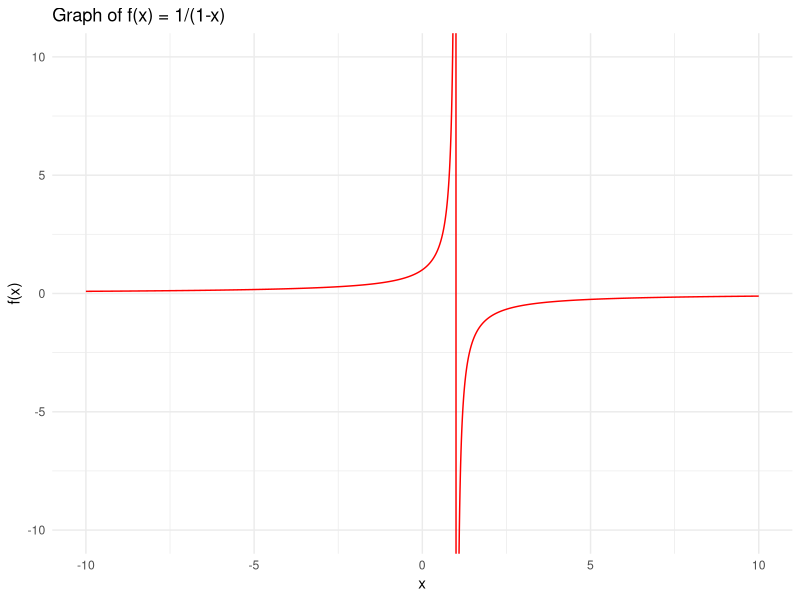
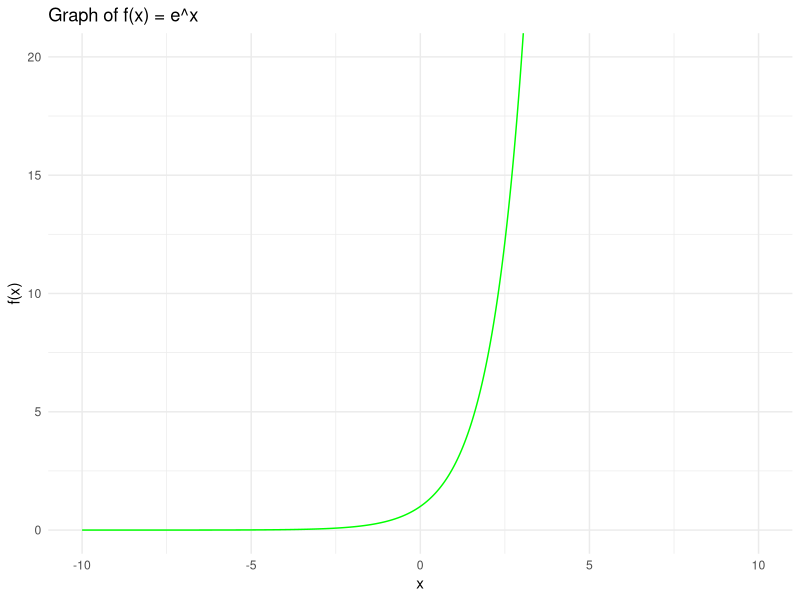
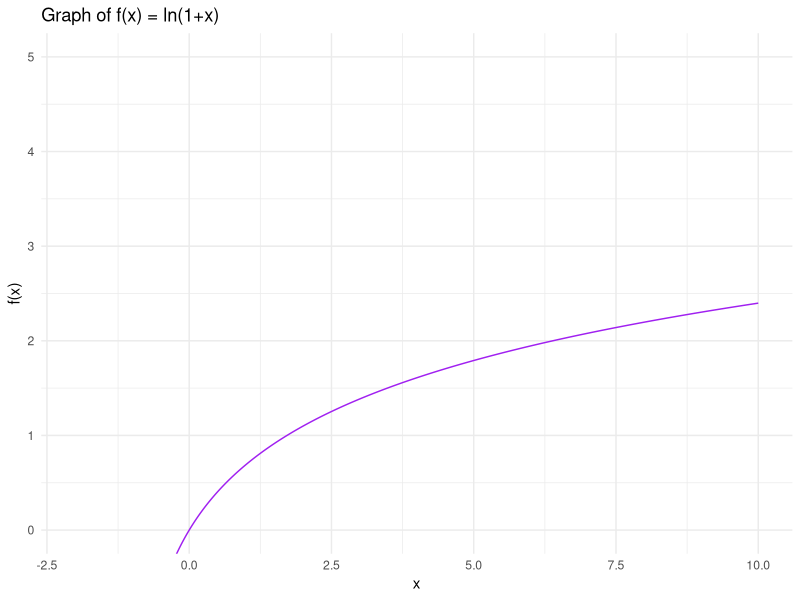
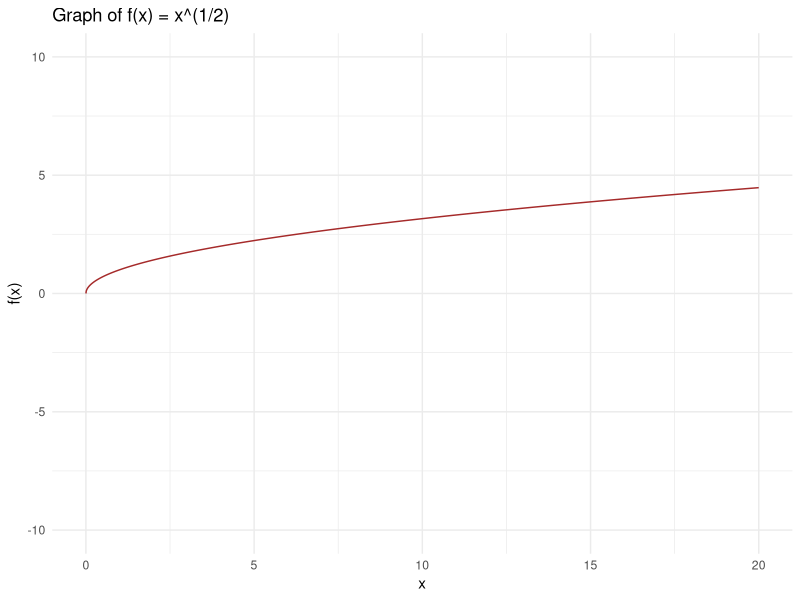

Here is the R script that generated these plots, in order:
## ---- chunk 1
knitr::opts_chunk$set(echo = TRUE)
## ---- chunk 2
library(ggplot2)
library(Deriv)

## ---- chunk 3

x1 = seq(-10, 10, by = 0.01)

y1 = 1 / (1 - x1)

data1 = data.frame(x1, y1)

ggplot(data1, aes(x1, y1)) + 
    geom_line(color = "red") + 
    ggtitle("Graph of f(x) = 1/(1-x)") +
    xlab("x") + 
    ylab("f(x)") +
    coord_cartesian(xlim=c(-10,10), ylim = c(-10, 10)) +  # Adjust y-axis limits
    theme_minimal()

## ---- chunk 4

# Define the original function and its derivatives
f1 = expression(1 / (1 - x))
d1 = D(f1, "x")
d2 = D(d1, "x")
d3 = D(d2, "x")
d4 = D(d3, "x")
d5 = D(d4, "x")

# Evaluate each derivative at x = 0
f1_0 = eval(f1, list(x = 0))
d1_0 = eval(d1, list(x = 0))
d2_0 = eval(d2, list(x = 0))
d3_0 = eval(d3, list(x = 0))
d4_0 = eval(d4, list(x = 0))
d5_0 = eval(d5, list(x = 0))

#Taylor expansion function
taylor_expansion1 = function(x) {
  f1_0 + d1_0 * x + d2_0 * x^2 / factorial(2) + d3_0 * x^3 / factorial(3) +
    d4_0 * x^4 / factorial(4) + d5_0 * x^5 / factorial(5)
}

# original function
f_original1 = function(x) {
  1 / (1 - x)
}

eval1=0

eval1_orig=eval(f_original1(eval1))

eval1_taylor=eval(taylor_expansion1(eval1))

cat("When centered at X=", eval1, "\n the original function outputs:",eval1_orig,". \n", "the taylor expansion outputs:", eval1_taylor,".\n" )
## ---- chunk 5

x2 = seq(-10, 10, by = 0.01)

y2 = exp(x2)

data2 = data.frame(x2, y2)

ggplot(data2, aes(x2, y2)) + 
    geom_line(color = "green") + 
    ggtitle("Graph of f(x) = e^x") +
    xlab("x") + 
    ylab("f(x)") +
    coord_cartesian(xlim=c(-10,10), ylim = c(0, 20)) + 
    theme_minimal()

## ---- chunk 6

# Define the original function and its derivatives
f2 = expression(exp(x))
d21 = D(f2, "x")
d22 = D(d21, "x")
d23 = D(d22, "x")
d24 = D(d23, "x")
d25 = D(d24, "x")

# Evaluate each derivative at x = 0
f2_0 = eval(f2, list(x = 0))
d21_0 = eval(d21, list(x = 0))
d22_0 = eval(d22, list(x = 0))
d23_0 = eval(d23, list(x = 0))
d24_0 = eval(d24, list(x = 0))
d25_0 = eval(d25, list(x = 0))

#Taylor expansion function
taylor_expansion2 = function(x) {
  f2_0 + d21_0 * x + d22_0 * x^2 / factorial(2) + d23_0 * x^3 / factorial(3) +
    d24_0 * x^4 / factorial(4) + d25_0 * x^5 / factorial(5)
}

# original function
f_original2 = function(x) {
  exp(x)
}

eval2=0

eval2_orig=eval(f_original2(eval2))

eval2_taylor=eval(taylor_expansion2(eval2))

cat("When centered at X=", eval2, "\n the original function outputs:",eval2_orig,". \n", "the taylor expansion outputs:", eval2_taylor,".\n" )
## ---- chunk 7

x3 = seq(-10, 10, by = 0.01)

y3 = log(1+x3)

data3 = data.frame(x3, y3)

ggplot(data3, aes(x3, y3)) + 
    geom_line(color = "purple") + 
    ggtitle("Graph of f(x) = ln(1+x)") +
    xlab("x") + 
    ylab("f(x)") +
    coord_cartesian(xlim=c(-2,10),ylim = c(0, 5)) + 
    theme_minimal()

## ---- chunk 8

# Define the original function and its derivatives
f3 = expression(log(1+x))
d31 = D(f3, "x")
d32 = D(d31, "x")
d33 = D(d32, "x")
d34 = D(d33, "x")
d35 = D(d34, "x")

# Evaluate each derivative at x = 0
f3_0 = eval(f3, list(x = 0))
d31_0 = eval(d31, list(x = 0))
d32_0 = eval(d32, list(x = 0))
d33_0 = eval(d33, list(x = 0))
d34_0 = eval(d34, list(x = 0))
d35_0 = eval(d35, list(x = 0))

#Taylor expansion function
taylor_expansion3 = function(x) {
  f3_0 + d31_0 * x + d32_0 * x^2 / factorial(2) + d33_0 * x^3 / factorial(3) +
    d34_0 * x^4 / factorial(4) + d35_0 * x^5 / factorial(5)
}

# original function
f_original3 = function(x) {
  log(1-x)
}

eval3=0

eval3_orig=eval(f_original3(eval3))

eval3_taylor=eval(taylor_expansion3(eval3))

cat("When centered at X=", eval3, "\n the original function outputs:",eval3_orig,". \n", "the taylor expansion outputs:", eval3_taylor,".\n" )
## ---- chunk 9

x4 = seq(0, 20, by = 0.01)

y4 = x4^0.5

data4 = data.frame(x4, y4)

ggplot(data4, aes(x4, y4)) + 
    geom_line(color = "brown") + 
    ggtitle("Graph of f(x) = x^(1/2)") +
    xlab("x") + 
    ylab("f(x)") +
    coord_cartesian(xlim=c(0,20),ylim = c(-10, 10)) + 
    theme_minimal()

## ---- chunk 10


f_original4 = function(x) x^0.5


d41 = Deriv(f_original4, "x")
d42 = Deriv(d41, "x")
d43 = Deriv(d42, "x")
d44 = Deriv(d43, "x")
d45 = Deriv(d44, "x")
d46 = Deriv(d45, "x")

# Evaluate each derivative at x = 1
eval_point = 1
d41_0 = d41(eval_point)
d42_0 = d42(eval_point)
d43_0 = d43(eval_point)
d44_0 = d44(eval_point)
d45_0 = d45(eval_point)
d46_0 = d46(eval_point)


taylor_expansion4 = function(x) {
  f_original4(eval_point) + 
  d41_0 * (x - eval_point) +
  d42_0 / factorial(2) * (x - eval_point)^2 +
  d43_0 / factorial(3) * (x - eval_point)^3 +
  d44_0 / factorial(4) * (x - eval_point)^4 +
  d45_0 / factorial(5) * (x - eval_point)^5 +
  d46_0 / factorial(6) * (x - eval_point)^6
}

# Evaluate at x = 2
eval_point2 = 2
eval_orig4 = f_original4(eval_point2)
eval_taylor4 = taylor_expansion4(eval_point2)

# Output results
cat("When centered at X =", eval_point2, "\nthe original function outputs:", eval_orig4, ".\n", "The Taylor expansion outputs:", eval_taylor4, ".\n")

